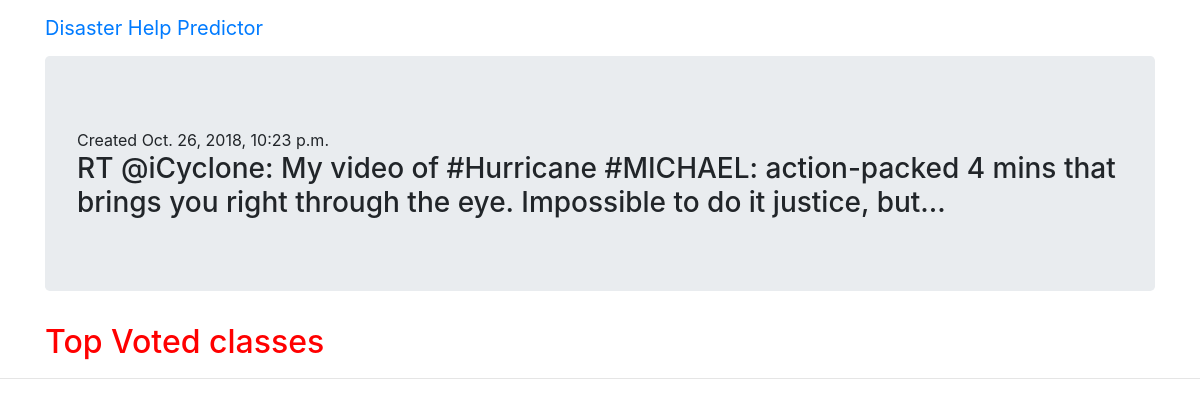
Page /blog/post/81/ on the committed database.
### blog/models/post.py (models this page shows, shortened)
class Post(models.Model):
    body = models.TextField()
    pub_date = models.DateTimeField('date published', auto_now_add=True)
    clss = models.IntegerField()
    location = models.TextField()

### blog/views/post.py (the view)
# urls.py: path('post/<int:pk>/', PostView.as_view(), name='post'),
class PostView(generic.DetailView):
    model = Post
    template_name = 'blog/post.html'
    def get_context_data(self, **kwargs):
        context = super().get_context_data(**kwargs)
        comments = Comment.objects.filter(post=self.kwargs['pk'])
        votes = dict()
        for comment in comments:
            try:
                votes[classes[comment.vote]] += 1
            except:
                votes[classes[comment.vote]]  = 1
        context['votes'] = votes
        return context

### blog/templates/blog/post.html (shortened to what this page needs)
{% extends "blog/base.html" %}
{% block content %}
    <div class="container">
        <div class="jumbotron">
            <div> Created {{ post.pub_date }}
            </div>
            <h3>{{ post.body }}</h3>
        </div>
        <h2>Top Voted classes </h2>
    </div>
{% endblock content %}

### blog/static/blog/main.css (style rules this page uses)
h2 { color: #FF0000; }

### rows in the picture
Post: pub_date "Oct. 26, 2018, 10:23 p.m.", body "RT @iCyclone: My video of #Hurricane #MICHAEL: action-packed 4 mins that brings you right through the eye. Impossible to do it justice, but…"
